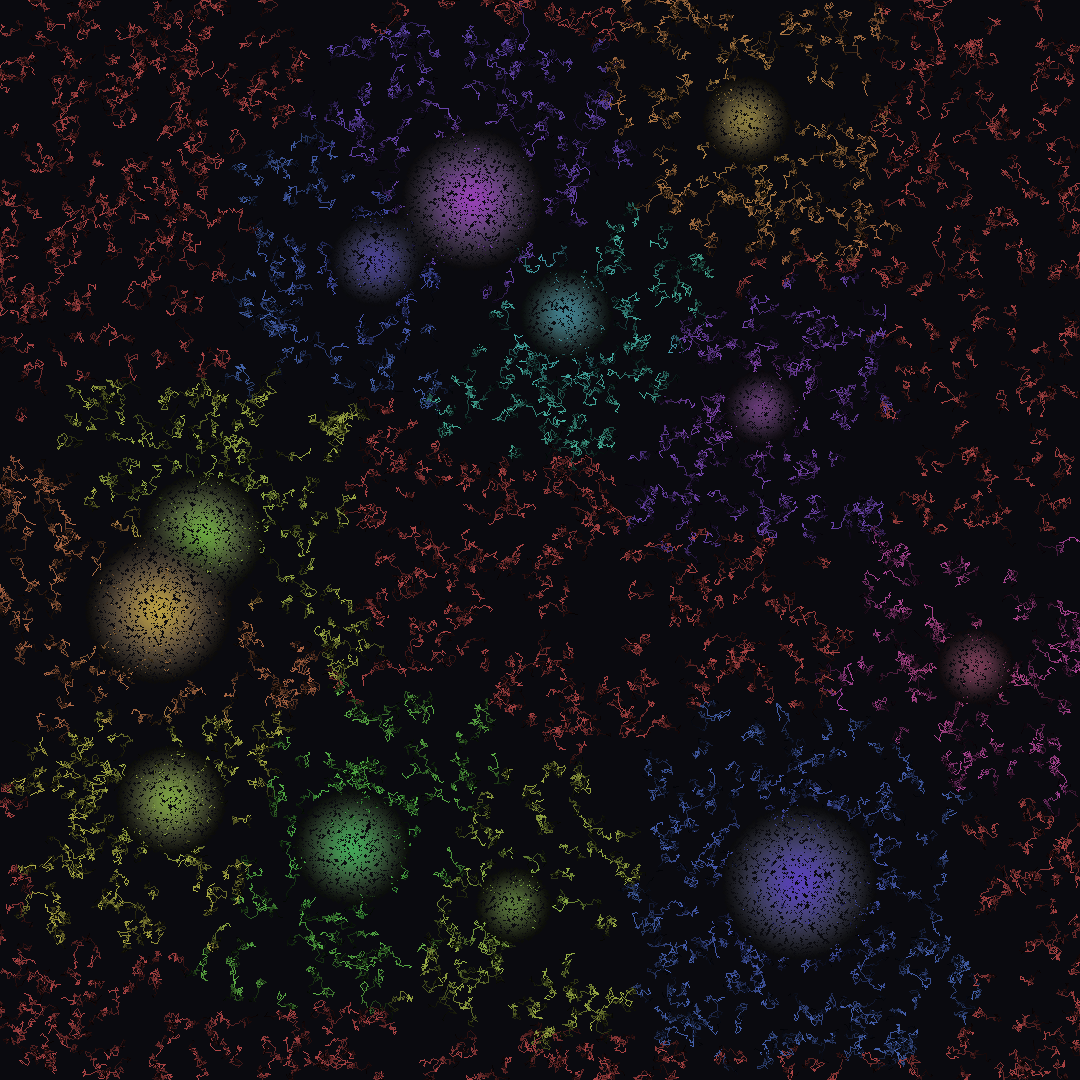

The script that saved this image:
"""
Entropy Garden - Where Order Dissolves Into Beauty

In thermodynamics, entropy always increases. But what if we could see
this dissolution not as decay, but as a different kind of beauty?
This piece explores the aesthetic of systems moving toward equilibrium.
"""

import numpy as np
from PIL import Image, ImageDraw
import colorsys
from scipy.ndimage import gaussian_filter

# Canvas of possibilities
width, height = 1080, 1080
img = Image.new('RGB', (width, height), (10, 10, 15))
draw = ImageDraw.Draw(img)

# Initial state - pockets of order
np.random.seed(42)
order_map = np.zeros((height, width, 3))

# Create islands of high order (low entropy)
num_islands = 12
for _ in range(num_islands):
    cx, cy = np.random.randint(100, width-100), np.random.randint(100, height-100)
    radius = np.random.randint(30, 80)
    
    # Each island has its own color signature
    base_hue = np.random.uniform(0, 1)
    
    for y in range(max(0, cy-radius), min(height, cy+radius)):
        for x in range(max(0, cx-radius), min(width, cx+radius)):
            dist = np.sqrt((x-cx)**2 + (y-cy)**2)
            if dist < radius:
                intensity = 1 - (dist / radius)
                # Order is highest at center
                hue = (base_hue + 0.1 * intensity) % 1
                r, g, b = colorsys.hsv_to_rgb(hue, 0.8 * intensity, 0.9 * intensity)
                order_map[y, x] = [r*255, g*255, b*255]

# Apply entropy - gaussian blur simulates diffusion
entropy_steps = 5
for step in range(entropy_steps):
    sigma = 2 + step * 1.5  # Increasing disorder
    for channel in range(3):
        order_map[:, :, channel] = gaussian_filter(order_map[:, :, channel], sigma=sigma)

# Entropy visualization - particle traces showing the flow
num_particles = 2000
for _ in range(num_particles):
    # Start from areas of order
    start_x = np.random.randint(width)
    start_y = np.random.randint(height)
    
    # Particle color based on local entropy
    local_color = order_map[start_y, start_x]
    particle_hue = colorsys.rgb_to_hsv(*(local_color/255))[0]
    
    # Trace the particle's journey toward equilibrium
    x, y = float(start_x), float(start_y)
    path = [(x, y)]
    
    for step in range(50):
        # Movement influenced by local gradients
        dx = np.random.normal(0, 2)
        dy = np.random.normal(0, 2)
        
        # But also drawn toward areas of different order
        if 1 < x < width-2 and 1 < y < height-2:
            local_variance = np.var(order_map[int(y-1):int(y+2), int(x-1):int(x+2)])
            dx += 0.5 * np.sign(local_variance) * np.random.randn()
            dy += 0.5 * np.sign(local_variance) * np.random.randn()
        
        x = np.clip(x + dx, 0, width-1)
        y = np.clip(y + dy, 0, height-1)
        path.append((x, y))
    
    # Draw the entropy path
    for i in range(len(path)-1):
        alpha = 1 - (i / len(path))  # Fade over time
        r, g, b = colorsys.hsv_to_rgb(particle_hue, 0.6, 0.7 * alpha)
        draw.line([path[i], path[i+1]], 
                 fill=(int(r*255), int(g*255), int(b*255)), 
                 width=1)

# The background shows the final entropy state
for y in range(height):
    for x in range(width):
        if np.random.random() < 0.3:  # Sparse sampling
            color = tuple(int(c) for c in order_map[y, x])
            if sum(color) > 30:  # Only visible colors
                draw.ellipse([x-1, y-1, x+1, y+1], fill=color)

# Final touch - crystallization points where order briefly re-emerges
for _ in range(30):
    x, y = np.random.randint(50, width-50), np.random.randint(50, height-50)
    if sum(order_map[y, x]) > 100:
        # A moment of negative entropy
        local_hue = colorsys.rgb_to_hsv(*(order_map[y, x]/255))[0]
        r, g, b = colorsys.hsv_to_rgb(local_hue, 0.3, 0.9)
        size = np.random.randint(2, 5)
        draw.ellipse([x-size, y-size, x+size, y+size], 
                    fill=(int(r*255), int(g*255), int(b*255), 150))

# Save this meditation on disorder
img.save('entropy_garden_01.png', 'PNG', quality=95, optimize=True)
print("Entropy Garden: Where dissolution becomes beauty")